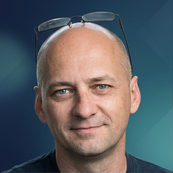
#> input picture assets/portrait/marc-source.png, 173 x 173 px, shrunk from 421 x 421 before the run, found by its file name
$ python portrait-recolor.py assets/portrait/marc.png
#> lines starting #> are read from the running program, lines starting #| are printed output that depends on the picture; after the words box and inside, x2 and y2 are one past the last pixel; in counts of white or black regions, pixels touching at a corner belong together
"""
Régénère le master du portrait « À propos » :
  - part du recadrage brut (retouchage IA, fond bleu/teal)
  - isole le sujet par remplissage depuis les bords (pixels bleutés)
  - redessine le fond aux tons du portfolio (quasi-noir + halo doré)
  - léger étalonnage chaud + vignettage

Source : assets/portrait/marc-source.png
Sortie : assets/portrait/marc.png  ->  puis `node scripts/optimize-portrait.mjs`

Usage : python scripts/portrait-recolor.py assets/portrait/marc.png
Dépendances : pip install pillow numpy
"""
import numpy as np
from PIL import Image, ImageFilter
from collections import deque
import sys

SRC = 'assets/portrait/marc-source.png'
OUT = sys.argv[1] if len(sys.argv) > 1 else 'assets/portrait/marc.png'

im = Image.open(SRC).convert('RGB')
#> im is the input picture: PIL image 173x173 RGB; mean R, G, B 91.8, 96, 100.4
a = np.array(im).astype(np.float32)
h, w, _ = a.shape
#> h = 173; w = 173
r, g, b = a[:, :, 0], a[:, :, 1], a[:, :, 2]
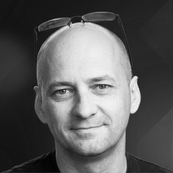
#> r: shape (173, 173) float32; min 0, max 245, mean 91.8
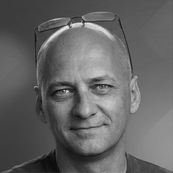
#> b: shape (173, 173) float32; min 9, max 237, mean 100.4

# --- fond d'origine : bleu/teal (canal bleu nettement au-dessus du rouge) ---
bluish = (b - r) >= 10
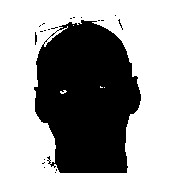
#> bluish: shape (173, 173) bool; 58.3% white; 20 black regions (18 under 20 px), largest, box (x1, y1, x2, y2) and area: (34, 20, 141, 173) 12395, (35, 32, 37, 45) 20
bg = np.zeros((h, w), bool)
dq = deque()
for x in range(w):
    for y in (0, h - 1):
        if bluish[y, x]:
            bg[y, x] = True; dq.append((y, x))
#> bg: shape (173, 173) bool; 0.93% white in thin lines or dots
for y in range(h):
    for x in (0, w - 1):
        if bluish[y, x]:
            bg[y, x] = True; dq.append((y, x))
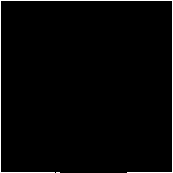
#> bg: shape (173, 173) bool; 2.1% white in thin lines or dots
while dq:
    y, x = dq.popleft()
    for dy, dx in ((1, 0), (-1, 0), (0, 1), (0, -1)):
        ny, nx = y + dy, x + dx
        if 0 <= ny < h and 0 <= nx < w and not bg[ny, nx] and bluish[ny, nx]:
            bg[ny, nx] = True; dq.append((ny, nx))
#> bg: shape (173, 173) bool; 58% white; 20 black regions (18 under 20 px), largest, box (x1, y1, x2, y2) and area: (34, 20, 141, 173) 12486, (35, 32, 37, 45) 20

subject = ~bg
alpha = Image.fromarray((subject * 255).astype(np.uint8)).filter(ImageFilter.GaussianBlur(2.2))
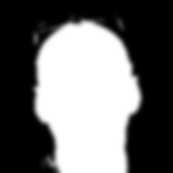
#> alpha: PIL image 173x173 L; min 0, max 255, mean 107
alpha = (np.array(alpha).astype(np.float32) / 255.0)[:, :, None]
#> alpha: shape (173, 173, 1) float32

# --- nouveau fond : palette portfolio (quasi-noir + halo doré) ---
yy, xx = np.mgrid[0:h, 0:w].astype(np.float32)
d1 = np.sqrt(((xx - w * 0.12) / (w * 0.9)) ** 2 + ((yy - h * 0.04) / (h * 0.9)) ** 2)
d2 = np.sqrt(((xx - w * 0.92) / (w * 0.8)) ** 2 + ((yy - h * 0.10) / (h * 0.8)) ** 2)
glow = np.clip(1 - d1, 0, 1) ** 1.5 * 1.05 + np.clip(1 - d2, 0, 1) ** 1.7 * 0.6

base = np.array([9, 8, 10], np.float32)       # #09080a
gold = np.array([58, 49, 30], np.float32)     # charbon teinté or
newbg = base + glow[:, :, None] * (gold - base)
newbg += np.clip((a.mean(axis=2, keepdims=True) - 30) / 90, -0.4, 0.6) \
    * np.array([10, 9, 6], np.float32)
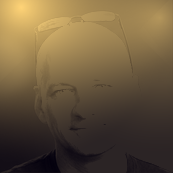
#> newbg: shape (173, 173, 3) float32; mean R, G, B 28.8, 24.8, 18.9; drawn with min black and max white
newbg = np.clip(newbg, 0, 255)

out = a * alpha + newbg * (1 - alpha)
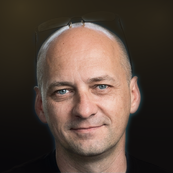
#> out: shape (173, 173, 3) float32; mean R, G, B 85.5, 69.1, 59.2

# étalonnage chaud léger -> le portrait vit dans la palette or
out = out * np.array([1.035, 1.0, 0.955], np.float32)

# vignettage doux (profondeur type carte)
dv = np.sqrt(((xx - w / 2) / (w / 2)) ** 2 + ((yy - h / 2) / (h / 2)) ** 2)
out = out * (1 - np.clip((dv - 0.85) / 0.7, 0, 1) * 0.22)[:, :, None]

Image.fromarray(np.clip(out, 0, 255).astype(np.uint8)).save(OUT)
print('saved', OUT, (w, h))
#| saved assets/portrait/marc.png (173, 173)

$ run again, with assets/portrait/marc-mat.png copied over assets/portrait/marc-source.png
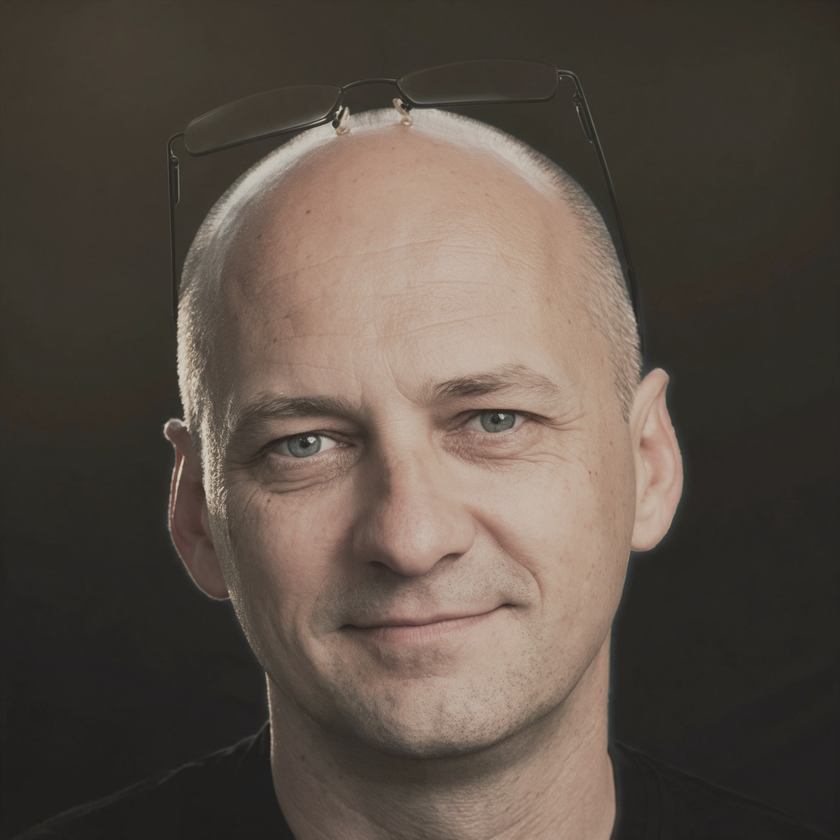
#> input picture assets/portrait/marc-mat.png, 840 x 840 px, shrunk from 2048 x 2048 before the run, found by its file name
#> im is the input picture: PIL image 840x840 RGB; mean R, G, B 90.1, 79.2, 70.4
#> `r, g, b = a[:, :, 0], a[:, :, 1], a[:, :, 2]`:
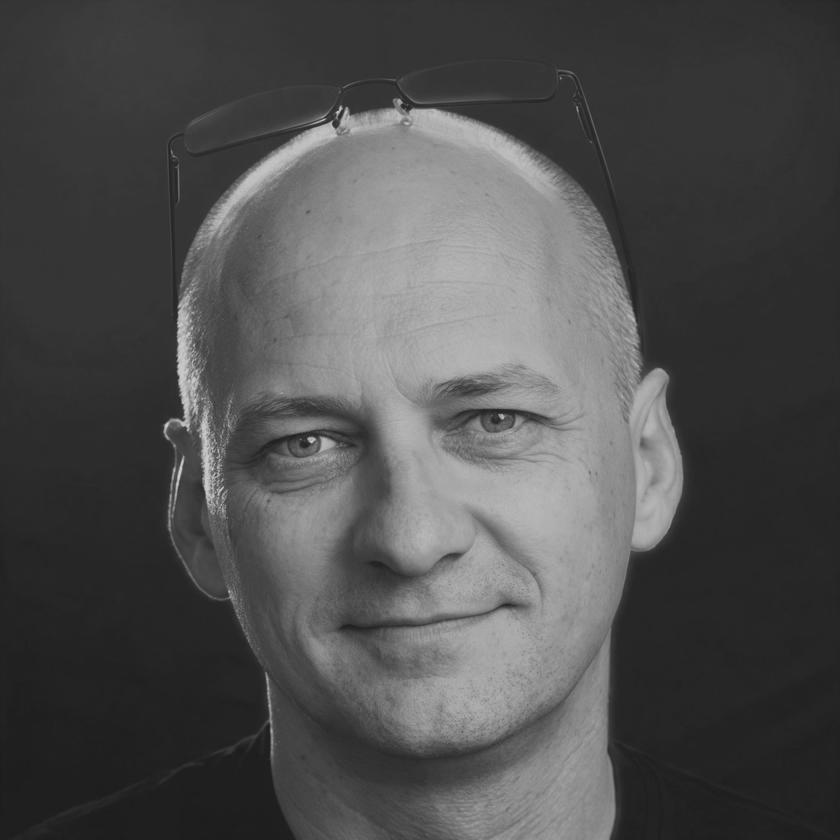
#> g: shape (840, 840) float32; min 28, max 205, mean 79.2
#> bluish: shape (840, 840) bool; every value is 0
#> `newbg += np.clip((a.mean(axis=2, keepdims=True) - 30) / 90, -0.4, 0.6)..`:
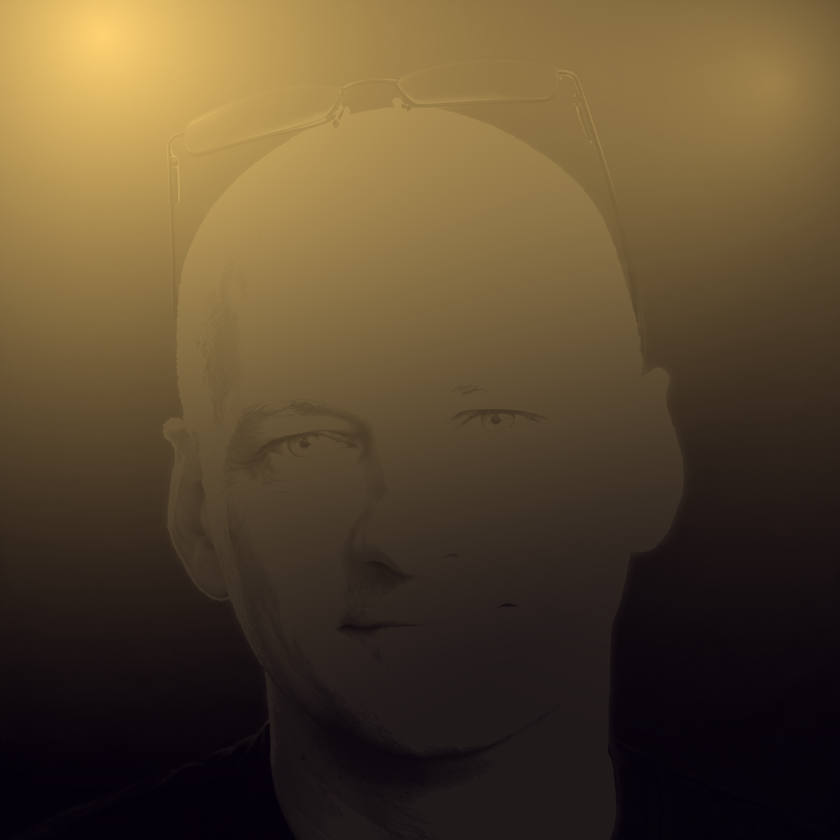
#> newbg: shape (840, 840, 3) float32; mean R, G, B 27.7, 23.8, 18.2; drawn with min black and max white
#| saved assets/portrait/marc.png (840, 840)
